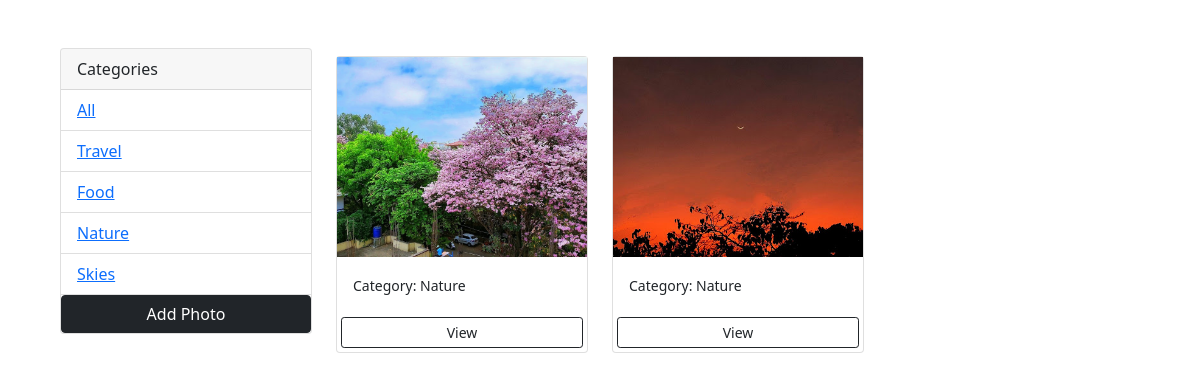
Screenshot of /?category=Nature with the database file from the repository.
### photos/models.py (models this page shows, shortened)
class Category(models.Model):
    name= models.CharField(max_length=100, null=False, blank=False)

class Photo(models.Model):
    category = models.ForeignKey(Category, on_delete=models.SET_NULL, null=True, blank=True)
    image = models.ImageField(null=False, blank=False)
    description = models.TextField()

### photos/views.py (the view)
# urls.py: path('', views.gallery, name='gallery'), #home page
def gallery(request):
    category = request.GET.get('category')
    if category==None:
        photos = Photo.objects.all()
    else:
        photos = Photo.objects.filter(category__name=category)
    categories=Category.objects.all()
    context={'categories': categories, 'photos':photos}
    return render(request, 'photos/gallery.html', context)

### photos/templates/photos/gallery.html (shortened to what this page needs)
<!DOCTYPE html>
<html lang="en">
<head>
    <link href="https://cdn.jsdelivr.net/npm/bootstrap@5.1.3/dist/css/bootstrap.min.css" rel="stylesheet">
</head>
<body class="m-5">
    <div class="container">
        <div class="row">
            <div class="col-md-3">
                <div class="card">
                    <div class="card-header">
                      Categories
                    </div>
                    <ul class="list-group list-group-flush">
                      <li class="list-group-item">
                          <a href="{% url 'gallery' %}">All</a>
                        </li>
                      {% for category in categories %}
                      <li class="list-group-item">
                        <a href="{% url 'gallery' %}?category={{category.name}}">{{category.name}}</a>
                        </li>
                      {% endfor %}
                        <a href="{% url 'add' %}" class="btn btn-block btn-dark ">Add Photo</a>
                    </ul>
                </div>
            </div>
            <div class="col-md-9">
                <div class="row">
                    {% for photo in photos %}
                    <div class="col-md-4">
                        <div class="card my-2">
                            <img class="image-thumbnail" src="{{photo.image.url}}" alt="Card image cap">
                            <div class="card-body">
                                <small>Category: {{photo.category.name}}</small>
                            </div>
                            <a href="{% url 'photo' photo.id %}" class="btn btn-outline-dark btn-sm m-1">View</a>
                        </div>
                    </div>
                    {% empty %}
                    <h3>No photos</h3>
                    {% endfor %}
                </div>
            </div>
        </div>
    </div>
</body>
</html>

### photos/templates/photos/gallery.html (style rules this page uses)
.image-thumbnail { height: 200px; object-fit: cover; }

### rows the page displays
Category: name "Travel"
Category: name "Food"
Category: name "Nature"
Category: name "Skies"
Photo: image (picture), category.name "Nature"
Photo: image (picture), category.name "Nature"
